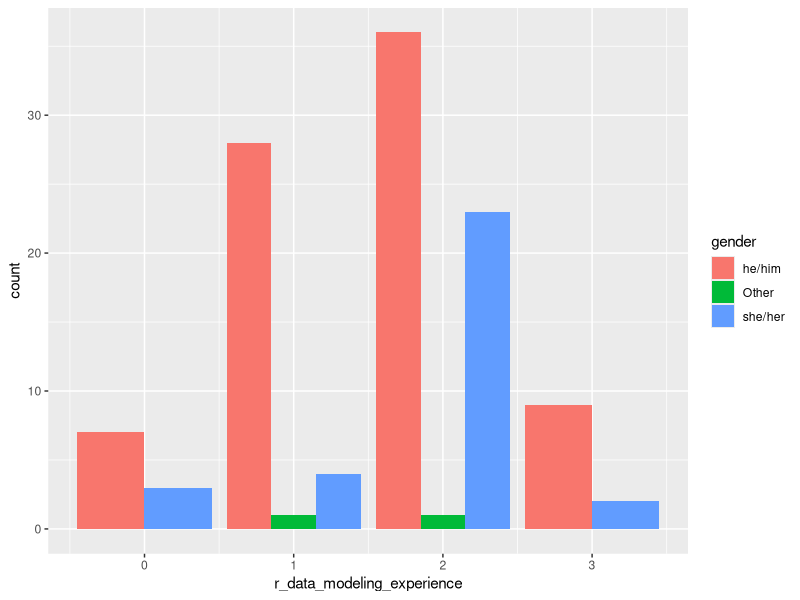
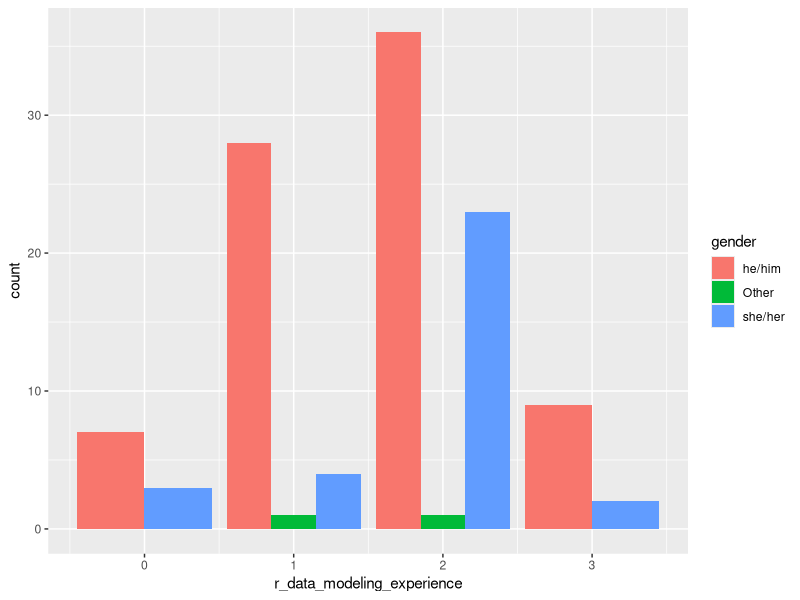

Generate these figures, in order, with R:
## ---- chunk 1
library('ggplot2')
library('magrittr')

setwd('/Users/ianjohnson/Desktop/Columbia/EDAV/Project1')
df = read.csv("edit_data_2.csv")
## ---- chunk 2
ggplot(df, aes(r_data_modeling_experience, fill=gender)) + geom_bar(position="dodge")
## ---- chunk 3
ggplot(df, aes(r_data_modeling_experience, fill=gender)) + geom_bar(position="dodge")
